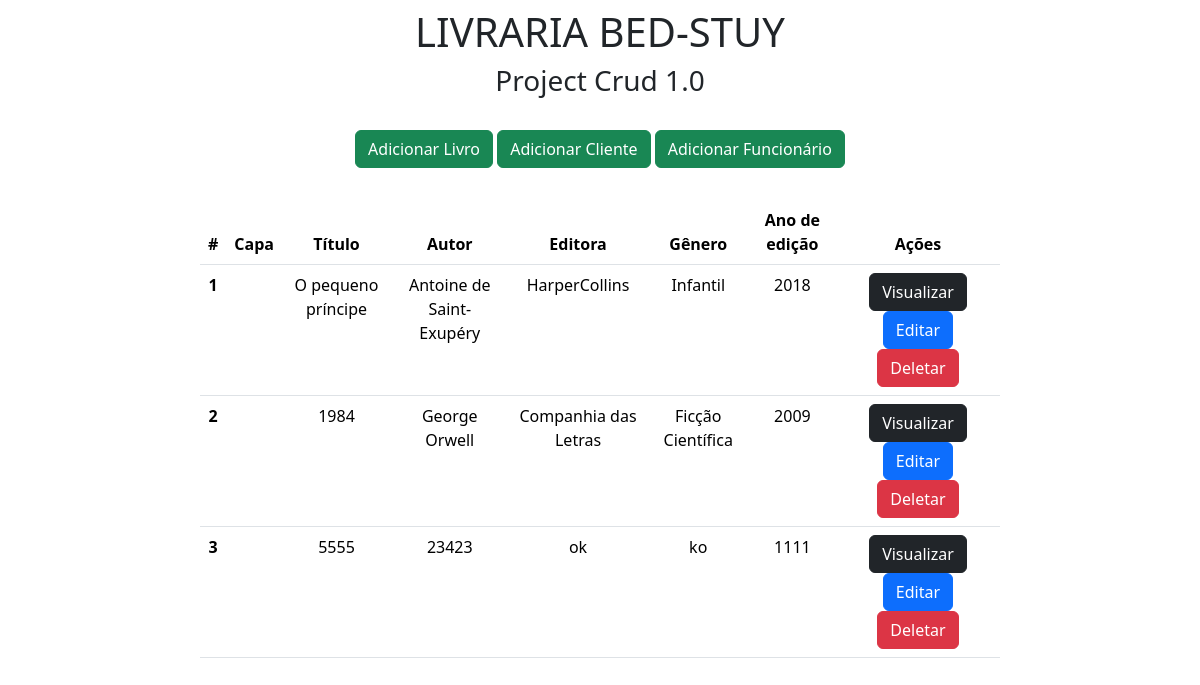
/, run on an earlier commit of the app's database.
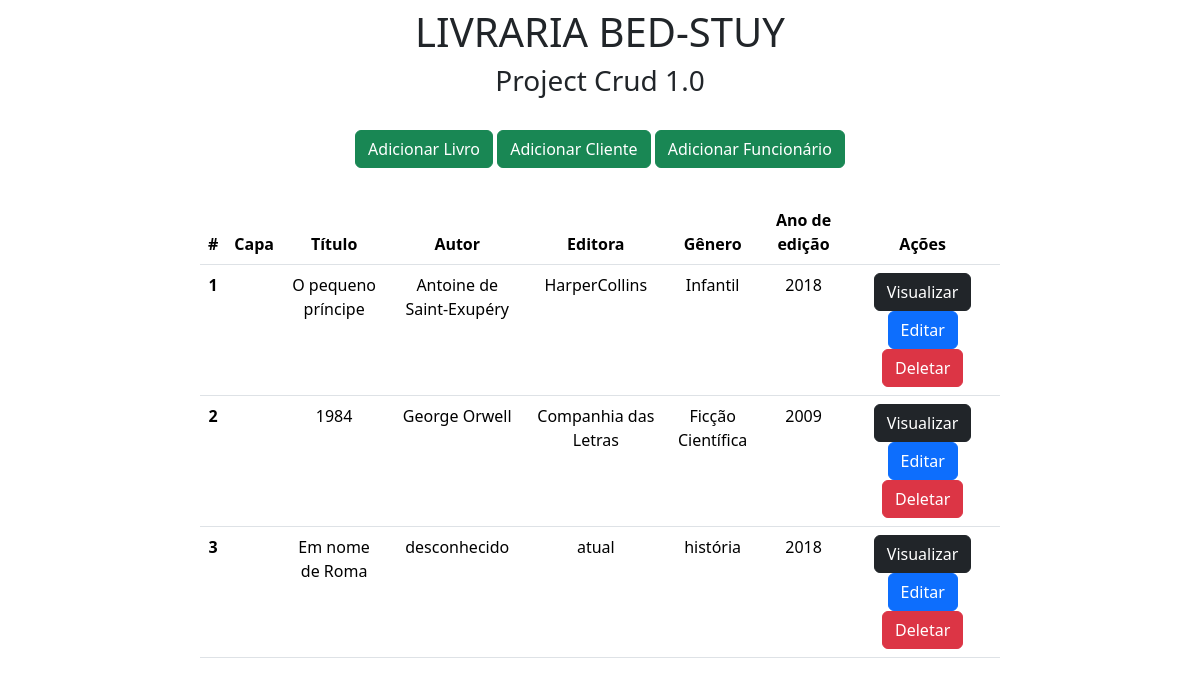
And on a later commit of the database.
### appcrud/models.py (models this page shows)
class Livros(models.Model):
    capa = models.ImageField()
    titulo = models.CharField(max_length=70)
    autor = models.CharField(max_length=70)
    editora = models.CharField(max_length=30)
    genero = models.CharField(max_length=30)
    ano_ed = models.IntegerField()

### appcrud/views.py (the view)
# urls.py: 2. Add a URL to urlpatterns:  path('', views.home, name='home')
def home(request):
    data = {} #cria dicionário para armazenar os dados a serem passados para o template
    data['db'] = Livros.objects.all() #capta todos os dados da tabela 'Livros'
    return render(request,'index.html', data) #Redireciona pra index

### appcrud/templates/index.html (shortened to what this page needs)
<!doctype html>
<html lang="pt-br">
<head>
  <link rel="stylesheet" href="https://cdn.jsdelivr.net/npm/bootstrap@5.3.3/dist/css/bootstrap.min.css" rel="stylesheet"
>
</head>
<body>
  <div class="col-8 m-auto pt-2 pb-2 text-center">
    <h1>LIVRARIA BED-STUY</h1>
    <h3>Project Crud 1.0</h3>
  </div>
  <div class="col-8 m-auto pt-3 pb-2 text-center">
    <a href="/form" class="btn btn-success">Adicionar Livro</a>
    <a href="/formCliente" class="btn btn-success">Adicionar Cliente</a>
    <a href="/formFuncionario" class="btn btn-success">Adicionar Funcionário</a>
  </div>
  <div class="col-8 m-auto pt-4 pb-2 text-center">
    <table class="table">
      <thead class="thead-dark">
        <tr>
          <th scope="col">#</th>
          <th scope="col">Capa</th>
          <th scope="col">Título</th>
          <th scope="col">Autor</th>
          <th scope="col">Editora</th>
          <th scope="col">Gênero</th>
          <th scope="col">Ano de edição</th>
          <th scope="col">Ações</th>
        </tr>
      </thead>
      <tbody>
        {% for dbs in db %}
        <tr>
          <th>{{dbs.id}}</th>
          <td>{{dbs.capa}}</td>
          <td>{{dbs.titulo}}</td>
          <td>{{dbs.autor}}</td>
          <td>{{dbs.editora}}</td>
          <td>{{dbs.genero}}</td>
          <td>{{dbs.ano_ed}}</td>
          <td>
            <a href="/view/{{dbs.id}}/" class="btn btn-dark">Visualizar</a>
            <a href="/edit/{{dbs.id}}/" class="btn btn-primary">Editar</a>
            <a href="/delete/{{dbs.id}}/" class="btn btn-danger btnDel">Deletar</a>
          </td>
        </tr>
        {% endfor %}
      </tbody>
    </table>
  </div>
  {% load static %}
</body>
</html>

What changed in the data, as far as the page shows it:
changed Livros id 3: titulo "5555" → "Em nome de Roma"; autor "23423" → "desconhecido"; editora "ok" → "atual"; genero "ko" → "história"; ano_ed "1111" → "2018"
